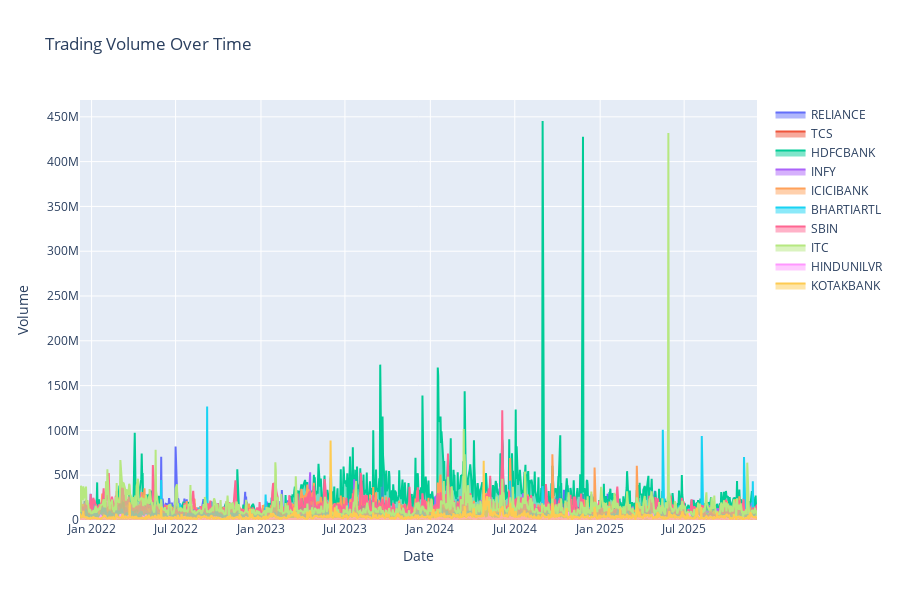

The cell this chart's notebook holds for it:
### Markdown cell above
# Trading Volume Analysis

### Code cell
fig = go.Figure()

for stock in df['Stock'].unique():
    stock_data = df[df['Stock'] == stock]
    fig.add_trace(go.Scatter(
        x=stock_data['Date'],
        y=stock_data['Volume'],
        name=stock,
        mode='lines',
        fill='tozeroy',
        opacity=0.6
    ))

fig.update_layout(
    title='Trading Volume Over Time',
    xaxis_title='Date',
    yaxis_title='Volume',
    hovermode='x unified',
    height=600
)

fig.show()

### Figure 1 — Plotly figure (JSON) as saved in the notebook; plotly's stock layout.template omitted (floating-point values rounded to 4 significant figures; data arrays with more than 128 entries replaced by an {"elided": "..."} marker saying what was removed)
{"data": [{"fill": "tozeroy", "mode": "lines", "name": "RELIANCE", "opacity": 0.6, "type": "scatter", "x": {"elided": "991 str values"}, "y": {"elided": "991 int values"}}, {"fill": "tozeroy", "mode": "lines", "name": "TCS", "opacity": 0.6, "type": "scatter", "x": {"elided": "991 str values"}, "y": {"elided": "991 int values"}}, {"fill": "tozeroy", "mode": "lines", "name": "HDFCBANK", "opacity": 0.6, "type": "scatter", "x": {"elided": "991 str values"}, "y": {"elided": "991 int values"}}, {"fill": "tozeroy", "mode": "lines", "name": "INFY", "opacity": 0.6, "type": "scatter", "x": {"elided": "991 str values"}, "y": {"elided": "991 int values"}}, {"fill": "tozeroy", "mode": "lines", "name": "ICICIBANK", "opacity": 0.6, "type": "scatter", "x": {"elided": "991 str values"}, "y": {"elided": "991 int values"}}, {"fill": "tozeroy", "mode": "lines", "name": "BHARTIARTL", "opacity": 0.6, "type": "scatter", "x": {"elided": "991 str values"}, "y": {"elided": "991 int values"}}, {"fill": "tozeroy", "mode": "lines", "name": "SBIN", "opacity": 0.6, "type": "scatter", "x": {"elided": "991 str values"}, "y": {"elided": "991 int values"}}, {"fill": "tozeroy", "mode": "lines", "name": "ITC", "opacity": 0.6, "type": "scatter", "x": {"elided": "991 str values"}, "y": {"elided": "991 int values"}}, {"fill": "tozeroy", "mode": "lines", "name": "HINDUNILVR", "opacity": 0.6, "type": "scatter", "x": {"elided": "991 str values"}, "y": {"elided": "991 int values"}}, {"fill": "tozeroy", "mode": "lines", "name": "KOTAKBANK", "opacity": 0.6, "type": "scatter", "x": {"elided": "991 str values"}, "y": {"elided": "991 int values"}}], "layout": {"height": 600, "hovermode": "x unified", "title": {"text": "Trading Volume Over Time"}, "xaxis": {"title": {"text": "Date"}}, "yaxis": {"title": {"text": "Volume"}}}}
